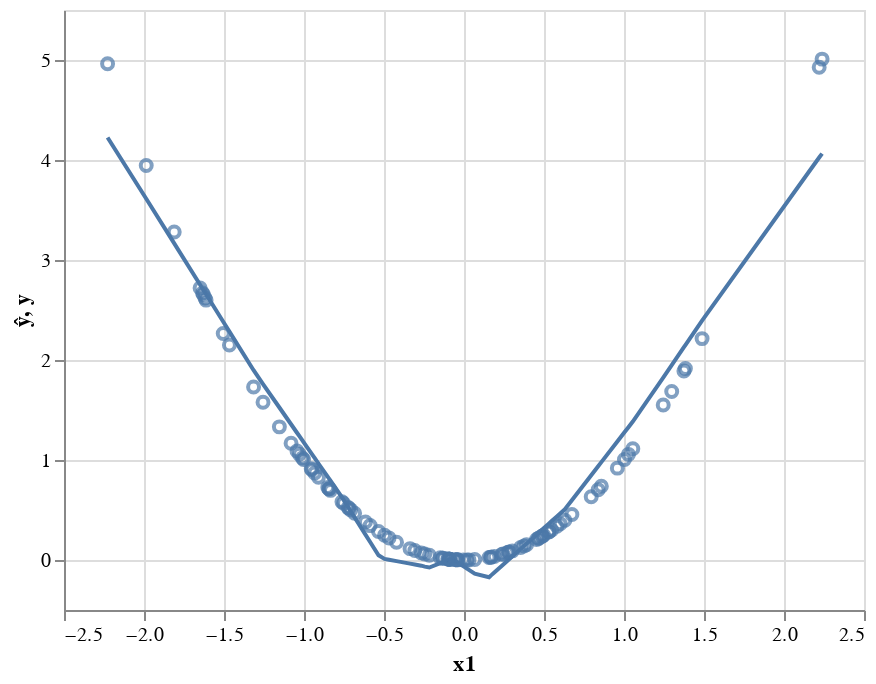

Notebook code for this chart:
### Code cell
preds = pd.DataFrame({'ŷ':ŷ.detach().numpy()[:,0], 'y':y[:,0], 'x1':x[:,0]})
(alt.Chart(preds).mark_line().encode(x='x1', y='ŷ') + 
alt.Chart(preds).mark_point().encode(x='x1', y='y'))

### Figure 1 — Vega-Lite specification as saved in the notebook (floating-point values rounded to 4 significant figures)
{"$schema": "https://vega.github.io/schema/vega-lite/v3.4.0.json", "config": {"mark": {"tooltip": null}, "view": {"height": 300, "width": 400}}, "data": {"name": "data-d43e10d4e8965c59d26ca87246cb519f"}, "datasets": {"data-d43e10d4e8965c59d26ca87246cb519f": [{"x1": 0.8385, "y": 0.7032, "ŷ": 0.9375}, {"x1": -0.4967, "y": 0.2467, "ŷ": 0.01104}, {"x1": -0.8447, "y": 0.7135, "ŷ": 0.8159}, {"x1": -0.4216, "y": 0.1778, "ŷ": -0.01109}, {"x1": 0.1565, "y": 0.0245, "ŷ": -0.1721}, {"x1": -0.3073, "y": 0.09442, "ŷ": -0.04481}, {"x1": 0.3022, "y": 0.09134, "ŷ": 0.03674}, {"x1": -0.08981, "y": 0.008065, "ŷ": 0.00544}, {"x1": -0.8423, "y": 0.7095, "ŷ": 0.8105}, {"x1": -0.8345, "y": 0.6964, "ŷ": 0.7926}, {"x1": 0.2783, "y": 0.07746, "ŷ": 0.002472}, {"x1": -1.619, "y": 2.62, "ŷ": 2.674}, {"x1": -0.9328, "y": 0.8701, "ŷ": 1.018}, {"x1": -1.649, "y": 2.72, "ŷ": 2.753}, {"x1": 0.3907, "y": 0.1526, "ŷ": 0.1635}, {"x1": 0.3538, "y": 0.1252, "ŷ": 0.1107}, {"x1": -0.4684, "y": 0.2194, "ŷ": 0.00271}, {"x1": -0.8512, "y": 0.7245, "ŷ": 0.8307}, {"x1": -0.7078, "y": 0.5009, "ŷ": 0.4872}, {"x1": -1.315, "y": 1.73, "ŷ": 1.898}, {"x1": -0.1016, "y": 0.01033, "ŷ": -0.002095}, {"x1": 0.1666, "y": 0.02775, "ŷ": -0.1577}, {"x1": -0.7194, "y": 0.5175, "ŷ": 0.5167}, {"x1": 0.6014, "y": 0.3616, "ŷ": 0.4655}, {"x1": -1.154, "y": 1.331, "ŷ": 1.525}, {"x1": 0.03084, "y": 0.000951, "ŷ": -0.09877}, {"x1": 0.1893, "y": 0.03584, "ŷ": -0.1251}, {"x1": -0.09792, "y": 0.009588, "ŷ": 0.0002738}, {"x1": 0.2701, "y": 0.07294, "ŷ": -0.009322}, {"x1": -1.634, "y": 2.67, "ŷ": 2.713}, {"x1": 1.028, "y": 1.056, "ŷ": 1.328}, {"x1": 0.1693, "y": 0.02865, "ŷ": -0.1538}, {"x1": 1.003, "y": 1.006, "ŷ": 1.277}, {"x1": 0.06703, "y": 0.004493, "ŷ": -0.1376}, {"x1": -0.7626, "y": 0.5816, "ŷ": 0.6263}, {"x1": -0.1292, "y": 0.0167, "ŷ": -0.01967}, {"x1": -1.612, "y": 2.599, "ŷ": 2.657}, {"x1": -0.6836, "y": 0.4674, "ŷ": 0.426}, {"x1": -0.05152, "y": 0.002654, "ŷ": -0.01051}, {"x1": 0.488, "y": 0.2382, "ŷ": 0.303}, {"x1": 0.4891, "y": 0.2392, "ŷ": 0.3046}, {"x1": -0.1347, "y": 0.01814, "ŷ": -0.02315}, {"x1": -0.09129, "y": 0.008333, "ŷ": 0.004497}, {"x1": -1.986, "y": 3.944, "ŷ": 3.612}, {"x1": 0.6307, "y": 0.3978, "ŷ": 0.5085}, {"x1": 0.2369, "y": 0.05614, "ŷ": -0.05682}, {"x1": 0.8585, "y": 0.737, "ŷ": 0.9788}, {"x1": 0.01842, "y": 0.0003391, "ŷ": -0.08546}, {"x1": 1.375, "y": 1.889, "ŷ": 2.128}, {"x1": -0.08793, "y": 0.007732, "ŷ": 0.006635}, {"x1": -0.09041, "y": 0.008174, "ŷ": 0.005055}, {"x1": -0.2451, "y": 0.06008, "ŷ": -0.06658}, {"x1": -0.1481, "y": 0.02194, "ŷ": -0.03171}, {"x1": 1.384, "y": 1.914, "ŷ": 2.149}, {"x1": -0.3372, "y": 0.1137, "ŷ": -0.03599}, {"x1": -1.044, "y": 1.09, "ŷ": 1.273}, {"x1": -0.03915, "y": 0.001533, "ŷ": -0.02376}, {"x1": -1.003, "y": 1.006, "ŷ": 1.179}, {"x1": 0.5299, "y": 0.2808, "ŷ": 0.3631}, {"x1": -0.7239, "y": 0.524, "ŷ": 0.5282}, {"x1": 1.055, "y": 1.113, "ŷ": 1.385}, {"x1": -1.01, "y": 1.02, "ŷ": 1.195}, {"x1": 0.7951, "y": 0.6322, "ŷ": 0.8479}, {"x1": -0.9548, "y": 0.9116, "ŷ": 1.068}, {"x1": 0.5479, "y": 0.3002, "ŷ": 0.3889}, {"x1": -0.9505, "y": 0.9035, "ŷ": 1.059}, {"x1": 0.3754, "y": 0.141, "ŷ": 0.1417}, {"x1": 1.245, "y": 1.55, "ŷ": 1.824}, {"x1": -2.228, "y": 4.962, "ŷ": 4.225}, {"x1": -0.004591, "y": 2.108e-05, "ŷ": -0.0608}, {"x1": -0.04099, "y": 0.00168, "ŷ": -0.02179}, {"x1": 0.4978, "y": 0.2478, "ŷ": 0.3171}, {"x1": 0.2822, "y": 0.07966, "ŷ": 0.008107}, {"x1": -0.05127, "y": 0.002629, "ŷ": -0.01077}, {"x1": 2.238, "y": 5.009, "ŷ": 4.064}, {"x1": -1.081, "y": 1.168, "ŷ": 1.358}, {"x1": 2.22, "y": 4.928, "ŷ": 4.025}, {"x1": 0.6743, "y": 0.4547, "ŷ": 0.5984}, {"x1": 0.4649, "y": 0.2161, "ŷ": 0.2698}, {"x1": -0.5343, "y": 0.2854, "ŷ": 0.04704}, {"x1": -1.466, "y": 2.149, "ŷ": 2.284}, {"x1": -0.2665, "y": 0.07104, "ŷ": -0.05683}, {"x1": 1.298, "y": 1.685, "ŷ": 1.948}, {"x1": -0.2165, "y": 0.04689, "ŷ": -0.07529}, {"x1": 0.4534, "y": 0.2056, "ŷ": 0.2535}, {"x1": -0.9096, "y": 0.8273, "ŷ": 0.9647}, {"x1": -0.7528, "y": 0.5667, "ŷ": 0.6015}, {"x1": 0.5807, "y": 0.3372, "ŷ": 0.4358}, {"x1": -0.5866, "y": 0.3441, "ŷ": 0.1798}, {"x1": 1.488, "y": 2.214, "ŷ": 2.395}, {"x1": -1.505, "y": 2.264, "ŷ": 2.383}, {"x1": -1.256, "y": 1.578, "ŷ": 1.76}, {"x1": 0.4681, "y": 0.2191, "ŷ": 0.2745}, {"x1": -1.629, "y": 2.655, "ŷ": 2.702}, {"x1": -1.811, "y": 3.28, "ŷ": 3.167}, {"x1": -1.029, "y": 1.058, "ŷ": 1.238}, {"x1": 0.9585, "y": 0.9187, "ŷ": 1.185}, {"x1": 0.2439, "y": 0.05948, "ŷ": -0.04686}, {"x1": 0.5318, "y": 0.2828, "ŷ": 0.3658}, {"x1": -0.6159, "y": 0.3793, "ŷ": 0.2541}]}, "layer": [{"encoding": {"x": {"field": "x1", "type": "quantitative"}, "y": {"field": "ŷ", "type": "quantitative"}}, "mark": "line"}, {"encoding": {"x": {"field": "x1", "type": "quantitative"}, "y": {"field": "y", "type": "quantitative"}}, "mark": "point"}]}
